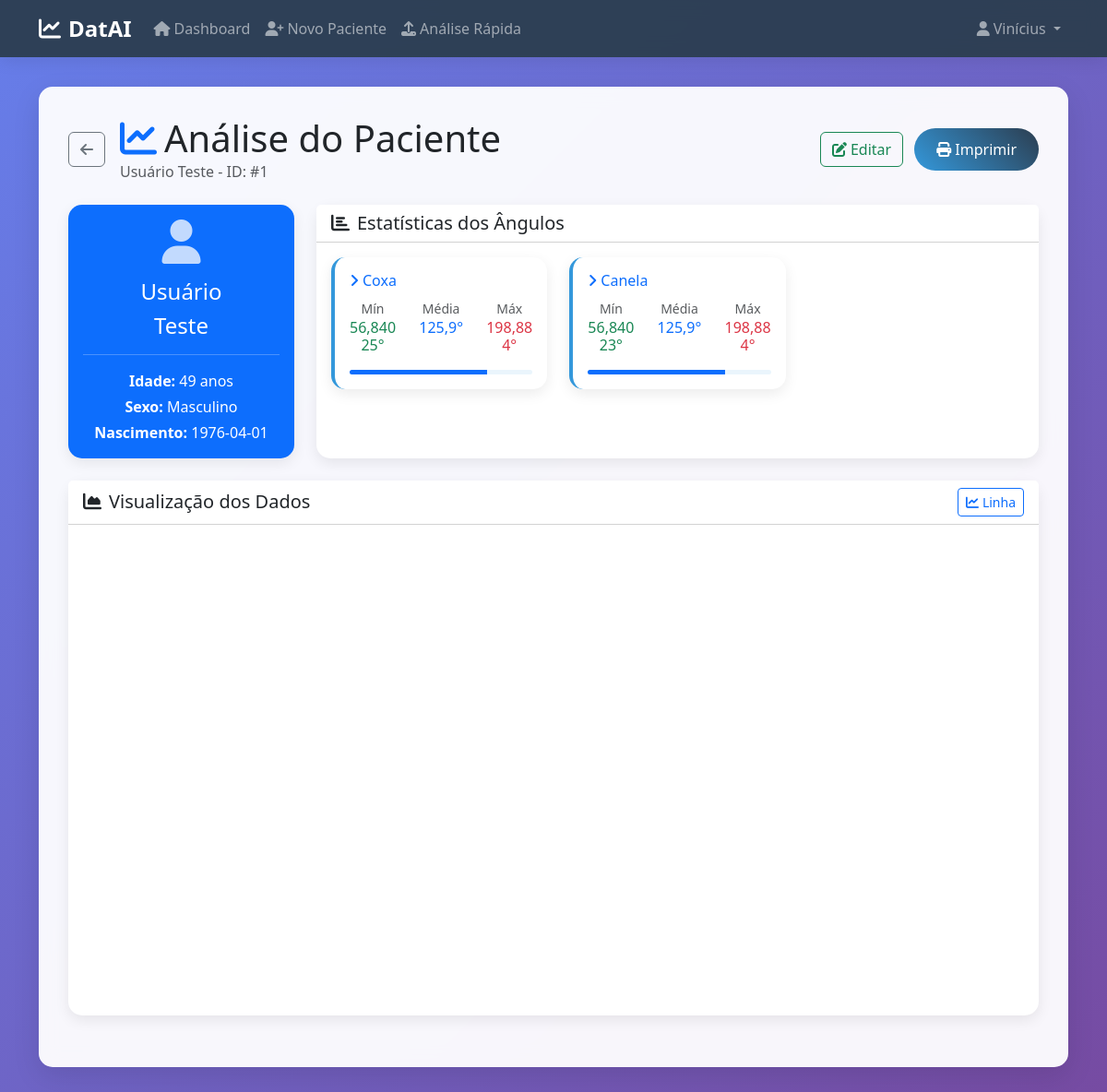
Page /pacientes/analise/1 (signed in) on the committed database.
### tables this page shows
CREATE TABLE pacientes (
        id INTEGER PRIMARY KEY AUTOINCREMENT,
        nome TEXT NOT NULL,
        sobrenome TEXT,
        sexo TEXT,
        data_nascimento TEXT,
        idade INTEGER,
        documento_url TEXT,
        user_id TEXT,
        FOREIGN KEY (user_id) REFERENCES users (id)
    );

### main.py (the view)
@app.route('/pacientes/analise/<int:paciente_id>')
def view_patient(paciente_id):
    user_id = get_current_user_id()
    if not user_id or not verify_user_access(paciente_id, user_id):
        flash('Acesso negado.', 'error')
        return redirect(url_for('dashboard'))
    db = get_db()
    paciente = db.execute("SELECT * FROM pacientes WHERE id = ?", (paciente_id,)).fetchone()
    if not paciente or not paciente['documento_url']:
        flash('Paciente não encontrado ou sem documentos.', 'error')
        return redirect(url_for('dashboard'))
    first_doc_path = paciente['documento_url'].split(',')[0]
    try:
        if first_doc_path.lower().endswith(".csv"):
            data = pd.read_csv(first_doc_path, dtype=str, decimal=',')
        else:
            data = pd.read_excel(first_doc_path, engine='openpyxl', dtype=str)
        data.columns = data.columns.str.strip()
        preferred = ["Goniometry UpLeg Angle", "Goniometry Leg Angle"]
        angle_cols = [c for c in preferred if c in data.columns]
        if not angle_cols:
            angle_cols = [c for c in data.columns if "angle" in c.lower() or "goniometry" in c.lower()]
        time_candidates = ["Time", "time", "Timestamp", "timestamp", "Tempo", "tempo"]
        time_col = next((c for c in time_candidates if c in data.columns), None)
        if not time_col or not angle_cols:
            flash(f'Arquivo do paciente faltando colunas necessárias (Time/Angle). Encontradas: {data.columns.tolist()}', 'error')
            return redirect(url_for('dashboard'))
        def to_num(series):
            return pd.to_numeric(series.astype(str).str.replace(',', '.').str.strip(), errors='coerce')
        data[time_col] = to_num(data[time_col])
        for c in angle_cols:
            data[c] = to_num(data[c])
        data = data.dropna(subset=[time_col])
        if data.empty:
            flash('Arquivo não possui valores válidos na coluna de tempo.', 'error')
            return redirect(url_for('dashboard'))
        valid_angle_cols = [c for c in angle_cols if data[c].notna().any()]
        if not valid_angle_cols:
            flash('Nenhuma coluna de ângulo com valores válidos encontrada.', 'error')
            return redirect(url_for('dashboard'))
        intuitive_names = {
            "Goniometry UpLeg Angle": "Coxa",
            "Goniometry Leg Angle": "Canela"
        }
        stats = []
        for c in valid_angle_cols:
            stats.append({
                'name': intuitive_names.get(c, c),
                'min': f"{str(data[c].min()).replace('.', ',')}°" if pd.notna(data[c].min()) else "-",
                'max': f"{str(data[c].max()).replace('.', ',')}°" if pd.notna(data[c].max()) else "-",
                'mean': f"{str(data[c].mean().round(1)).replace('.', ',')}°" if pd.notna(data[c].mean()) else "-"
            })
        fig = go.Figure()
        for c in valid_angle_cols:
            fig.add_trace(go.Scatter(
                x=data[time_col].tolist(),
                y=data[c].tolist(),
                mode="lines",
                name=intuitive_names.get(c, c)
            ))
        fig.update_layout(
            title="Ângulos Articulares",
            xaxis_title="Tempo",
            yaxis_title="Ângulo",
            autosize=True
        )
        graphJSON_angles = fig.to_dict()
    except FileNotFoundError:
        flash('Arquivo do paciente não encontrado no servidor.', 'error')
        return redirect(url_for('dashboard'))
    return render_template(
        'view_patient.html',
        paciente=paciente,
        stats=stats,
        graph_angle=graphJSON_angles,
    )

### main.py (called while the page is built)
def get_db():
    if 'db' not in g:
        g.db = sqlite3.connect(DB_PATH, detect_types=sqlite3.PARSE_DECLTYPES)
        g.db.row_factory = sqlite3.Row
    return g.db

def get_current_user_id():
    return session.get('user_id')

def verify_user_access(paciente_id, user_id):
    db = get_db()
    paciente = db.execute("SELECT id FROM pacientes WHERE id = ? AND user_id = ?",
                          (paciente_id, user_id)).fetchone()
    return paciente is not None

### templates/view_patient.html (shortened to what this page needs)
{% extends "base.html" %}
{% block content %}
<div class="row">
    <div class="col-12">
        <div class="d-flex align-items-center mb-4">
            <a href="{{ url_for('dashboard') }}" class="btn btn-outline-secondary me-3">
                <i class="fas fa-arrow-left"></i>
            </a>
            <div class="flex-grow-1">
                <h1 class="display-6 mb-0">
                    <i class="fas fa-chart-line me-2 text-primary"></i>Análise do Paciente
                </h1>
                <p class="text-muted mb-0">{{ paciente.nome }} {{ paciente.sobrenome }} - ID: #{{ paciente.id }}</p>
            </div>
            <div>
                <a href="{{ url_for('edit_patient', paciente_id=paciente.id) }}" class="btn btn-outline-success me-2">
                    <i class="fas fa-edit me-1"></i>Editar
                </a>
                <button class="btn btn-primary" onclick="window.print()">
                    <i class="fas fa-print me-1"></i>Imprimir
                </button>
            </div>
        </div>
    </div>
</div>
<div class="row mb-4">
    <div class="col-md-3">
        <div class="card bg-primary text-white h-100">
            <div class="card-body text-center">
                <i class="fas fa-user fa-3x mb-3 opacity-75"></i>
                <h4>{{ paciente.nome }}</h4>
                <h4>{{ paciente.sobrenome }}</h4>
                <hr class="bg-white opacity-25">
                <p class="mb-1"><strong>Idade:</strong> {{ paciente.idade }} anos</p>
                <p class="mb-1"><strong>Sexo:</strong>
                    {% if paciente.sexo == 'M' %}Masculino
                    {% elif paciente.sexo == 'F' %}Feminino
                    {% else %}Outro{% endif %}
                </p>
                <p class="mb-0"><strong>Nascimento:</strong> {{ paciente.data_nascimento }}</p>
            </div>
        </div>
    </div>
    <div class="col-md-9">
        <div class="card h-100">
            <div class="card-header bg-white">
                <h5 class="card-title mb-0">
                    <i class="fas fa-chart-bar me-2"></i>Estatísticas dos Ângulos
                </h5>
            </div>
            <div class="card-body">
                {% if stats %}
                <div class="row">
                    {% for stat in stats %}
                    <div class="col-lg-4 col-md-6 mb-3">
                        <div class="card border-left-primary h-100">
                            <div class="card-body">
                                <h6 class="card-title text-primary">
                                    <i class="fas fa-angle-right me-1"></i>{{ stat.name }}
                                </h6>
                                <div class="row text-center">
                                    <div class="col-4">
                                        <small class="text-muted">Mín</small>
                                        <div class="h6 text-success">{{ stat.min }}</div>
                                    </div>
                                    <div class="col-4">
                                        <small class="text-muted">Média</small>
                                        <div class="h6 text-primary">{{ stat.mean }}</div>
                                    </div>
                                    <div class="col-4">
                                        <small class="text-muted">Máx</small>
                                        <div class="h6 text-danger">{{ stat.max }}</div>
                                    </div>
                                </div>
                                <div class="progress mt-2" style="height: 5px;">
                                    <div class="progress-bar bg-primary" role="progressbar" style="width: 75%"></div>
                                </div>
                            </div>
                        </div>
                    </div>
                    {% endfor %}
                </div>
                {% else %}
                <div class="text-center py-4">
                    <i class="fas fa-exclamation-triangle fa-3x text-warning mb-3"></i>
                    <h5 class="text-muted">Nenhuma coluna de ângulo encontrada</h5>
                    <p class="text-muted">O arquivo do paciente não contém colunas com "angle" no nome.</p>
                </div>
                {% endif %}
            </div>
        </div>
    </div>
</div>
<div class="row mb-4">
    <div class="col-12">
        <div class="card">
            <div class="card-header bg-white d-flex justify-content-between align-items-center">
                <h5 class="card-title mb-0">
                    <i class="fas fa-chart-area me-2"></i>Visualização dos Dados
                </h5>
                <div class="btn-group btn-group-sm" role="group">
                    <button type="button" class="btn btn-outline-primary" data-chart="line">
                        <i class="fas fa-chart-line me-1"></i>Linha
                    </button>
                </div>
            </div>
            <div class="card-body">
                <div id="chart-container" style="width: 100%; height: 500px;"></div>
            </div>
        </div>
    </div>
</div>
{% endblock %}

### templates/base.html (shortened to what this page needs)
<!DOCTYPE html>
<html lang="pt-BR">
<head>
    <link href="https://cdnjs.cloudflare.com/ajax/libs/bootstrap/5.3.0/css/bootstrap.min.css" rel="stylesheet">
    <link href="https://cdnjs.cloudflare.com/ajax/libs/font-awesome/6.4.0/css/all.min.css" rel="stylesheet">
</head>
<body>
    <nav class="navbar navbar-expand-lg navbar-dark">
        <div class="container">
            <a class="navbar-brand" href="{{ url_for('dashboard') }}">
                <i class="fas fa-chart-line me-2"></i>DatAI
            </a>
            <div class="collapse navbar-collapse" id="navbarNav">
                <ul class="navbar-nav me-auto">
                    {% if session.user_id %}
                    <li class="nav-item">
                        <a class="nav-link" href="{{ url_for('dashboard') }}">
                            <i class="fas fa-home me-1"></i>Dashboard
                        </a>
                    </li>
                    <li class="nav-item">
                        <a class="nav-link" href="{{ url_for('create_paciente') }}">
                            <i class="fas fa-user-plus me-1"></i>Novo Paciente
                        </a>
                    </li>
                    {% endif %}
                    <li class="nav-item">
                        <a class="nav-link" href="{{ url_for('guest_analysis') }}">
                            <i class="fas fa-upload me-1"></i>Análise Rápida
                        </a>
                    </li>
                </ul>
                <ul class="navbar-nav">
                    {% if session.user_id %}
                    <li class="nav-item dropdown">
                        <a class="nav-link dropdown-toggle" href="#" role="button" data-bs-toggle="dropdown">
                            <i class="fas fa-user me-1"></i>{{ session.username }}
                        </a>
                    </li>
                    {% else %}
                    <li class="nav-item">
                        <a class="nav-link" href="{{ url_for('login') }}">
                            <i class="fas fa-sign-in-alt me-1"></i>Login
                        </a>
                    </li>
                    {% endif %}
                </ul>
            </div>
        </div>
    </nav>
    <div class="container">
        <div class="main-container">
            {% block content %}{% endblock %}
        </div>
    </div>
</body>
</html>

### templates/base.html (style rules this page uses)
:root { --primary-color: #2c3e50; --secondary-color: #3498db; --accent-color: #e74c3c; --success-color: #27ae60; --warning-color: #f39c12; --dark-bg: #34495e; }
body { background: linear-gradient(135deg, #667eea 0%, #764ba2 100%); min-height: 100vh; font-family: 'Segoe UI', Tahoma, Geneva, Verdana, sans-serif; }
.navbar { background: rgba(44, 62, 80, 0.95) !important; backdrop-filter: blur(10px); box-shadow: 0 2px 20px rgba(0,0,0,0.1); }
.navbar-brand { font-weight: bold; font-size: 1.5rem; color: #fff !important; }
.main-container { background: rgba(255, 255, 255, 0.95); backdrop-filter: blur(10px); border-radius: 15px; box-shadow: 0 10px 30px rgba(0,0,0,0.1); margin-top: 2rem; margin-bottom: 2rem; padding: 2rem; }
.btn-primary { background: linear-gradient(45deg, var(--secondary-color), var(--primary-color)); border: none; border-radius: 25px; padding: 0.7rem 1.5rem; transition: all 0.3s ease; }
.card { border: none; border-radius: 15px; box-shadow: 0 5px 15px rgba(0,0,0,0.08); transition: all 0.3s ease; }

### templates/view_patient.html (style rules this page uses)
.border-left-primary { border-left: 4px solid #3498db !important; }
.card-body .progress { background-color: rgba(52, 152, 219, 0.1); }

### rows in the picture
pacientes: nome "Usuário", sobrenome "Teste", id "1", idade "49", data_nascimento "1976-04-01"

### other values in the picture
{{ session.username }} "Vinícius"
{{ stat.name }} "Coxa" "Canela"
{{ stat.min }} "56,84025°" "56,84023°"
{{ stat.mean }} "125,9°" "125,9°"
{{ stat.max }} "198,884°" "198,884°"
